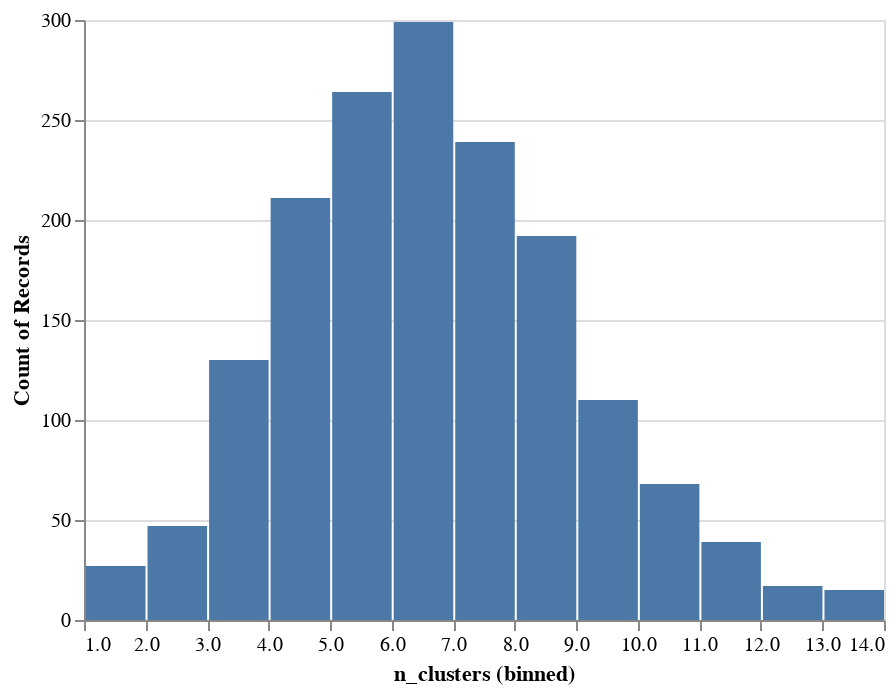

The notebook cell saved with this chart:
### Markdown cell above
To make things more visual, we can plot the distribution of `n_clusters`.

Here we are using the excellent [Altair](https://altair-viz.github.io/index.html) library - which is a visualization library for declarative visualization, using a "grammar of graphics" syntax.

### Code cell
alt.Chart(gp).mark_bar().encode(
    x=alt.X("n_clusters", bin=alt.Bin(step=1)),
    y='count()'
)

### Figure 1 — Vega-Lite specification as saved in the notebook (floating-point values rounded to 4 significant figures; data arrays with more than 128 entries replaced by an {"elided": "..."} marker saying what was removed)
{"config": {"view": {"continuousWidth": 400, "continuousHeight": 300}}, "data": {"name": "data-1d3d920bfaa134e3c73cd25256e265b4"}, "mark": "bar", "encoding": {"x": {"type": "quantitative", "bin": {"step": 1}, "field": "n_clusters"}, "y": {"type": "quantitative", "aggregate": "count"}}, "$schema": "https://vega.github.io/schema/vega-lite/v4.8.1.json", "datasets": {"data-1d3d920bfaa134e3c73cd25256e265b4": {"elided": "1658 records"}}}
